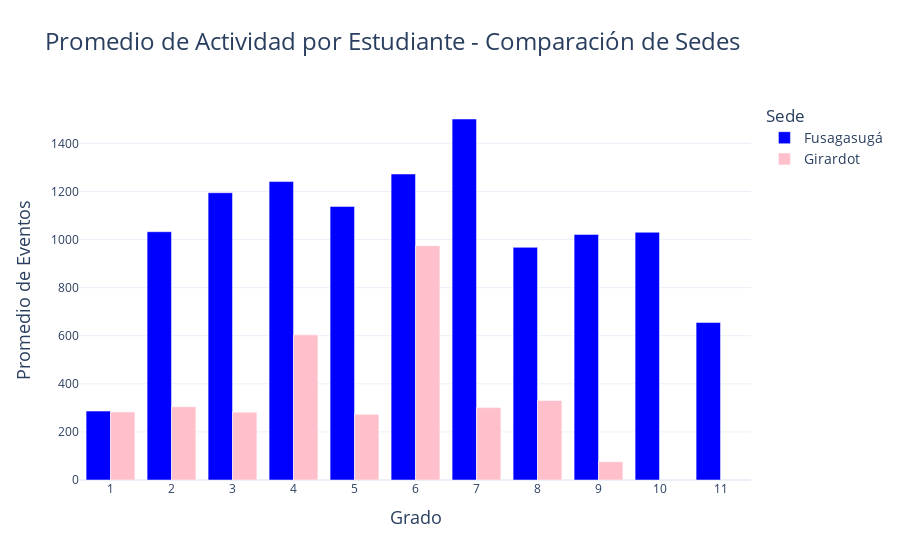

Notebook source saved alongside this figure:
### Code cell
# Cargar datos
df = pd.read_csv("../../data/interim/moodle/moodle_course_activity_summary.csv")
df_enrollments = pd.read_csv("../../data/interim/estudiantes/enrollments.csv")
df_asignaturas = pd.read_csv("../../data/raw/tablas_maestras/asignaturas.csv")

# --- Merge ---
df = df.merge(
    df_enrollments[['moodle_user_id', 'id_grado', 'year', 'sede']],
    left_on=['userid', 'year'],
    right_on=['moodle_user_id', 'year'],
    how="left"
)

df = df.merge(
    df_asignaturas[['id_asignatura', 'nombre_2024']],
    on="id_asignatura",
    how="left"
)


# --- Crear dataset de eventos por estudiante ---
event_columns = df.columns.difference(['userid', 'courseid', 'period', 'id_asignatura', 'year', 'course_name', 'sede', 'id_grado', 'moodle_user_id', 'nombre_2024'])

# Sumamos eventos por estudiante (usuario) en su grado y sede
actividad_usuario = df.groupby(['userid', 'id_grado', 'sede'])[event_columns].sum(numeric_only=True).reset_index()

# Sumar todos los eventos de cada usuario
actividad_usuario['total_eventos'] = actividad_usuario[event_columns].sum(axis=1)

# Ahora calcular el promedio de eventos por grado y sede
actividad_grado_sede = actividad_usuario.groupby(['id_grado', 'sede'])['total_eventos'].mean().reset_index()

# --- Graficar ---
fig = px.bar(
    actividad_grado_sede,
    x='id_grado',
    y='total_eventos',
    color='sede',
    barmode='group',  # barras lado a lado
    title='Promedio de Actividad por Estudiante - Comparación de Sedes',
    labels={'id_grado': 'Grado', 'total_eventos': 'Promedio de Eventos'},
    color_discrete_map={
        'Fusagasugá': 'blue',
        'Girardot': 'pink'
    }
)

fig.update_layout(
    template="plotly_white",
    title_font_size=24,
    xaxis_title_font_size=18,
    yaxis_title_font_size=18,
    legend_title="Sede",
    legend_font_size=14,
    xaxis=dict(
        type='linear',
        tickmode='linear',
        dtick=1,
    )
)

fig.show()

### Figure 1 — Plotly figure (JSON) as saved in the notebook; plotly's stock layout.template omitted (floating-point values rounded to 4 significant figures)
{"data": [{"alignmentgroup": "True", "hovertemplate": "sede=Fusagasugá<br>Grado=%{x}<br>Promedio de Eventos=%{y}<extra></extra>", "legendgroup": "Fusagasugá", "marker": {"color": "blue", "pattern": {"shape": ""}}, "name": "Fusagasugá", "offsetgroup": "Fusagasugá", "orientation": "v", "showlegend": true, "textposition": "auto", "type": "bar", "x": [1.0, 2.0, 3.0, 4.0, 5.0, 6.0, 7.0, 8.0, 9.0, 10.0, 11.0], "xaxis": "x", "y": [286.6, 1033.0, 1195.0, 1241.0, 1138.0, 1273.0, 1501.0, 967.6, 1021.0, 1030.0, 655.3], "yaxis": "y"}, {"alignmentgroup": "True", "hovertemplate": "sede=Girardot<br>Grado=%{x}<br>Promedio de Eventos=%{y}<extra></extra>", "legendgroup": "Girardot", "marker": {"color": "pink", "pattern": {"shape": ""}}, "name": "Girardot", "offsetgroup": "Girardot", "orientation": "v", "showlegend": true, "textposition": "auto", "type": "bar", "x": [1.0, 2.0, 3.0, 4.0, 5.0, 6.0, 7.0, 8.0, 9.0], "xaxis": "x", "y": [283.1, 305.1, 282.2, 603.7, 273.0, 974.3, 301.0, 330.9, 76.0], "yaxis": "y"}], "layout": {"barmode": "group", "legend": {"font": {"size": 14}, "title": {"text": "Sede"}, "tracegroupgap": 0}, "title": {"font": {"size": 24}, "text": "Promedio de Actividad por Estudiante - Comparación de Sedes"}, "xaxis": {"anchor": "y", "domain": [0, 1], "dtick": 1, "tickmode": "linear", "title": {"font": {"size": 18}, "text": "Grado"}, "type": "linear"}, "yaxis": {"anchor": "x", "domain": [0, 1], "title": {"font": {"size": 18}, "text": "Promedio de Eventos"}}}}
